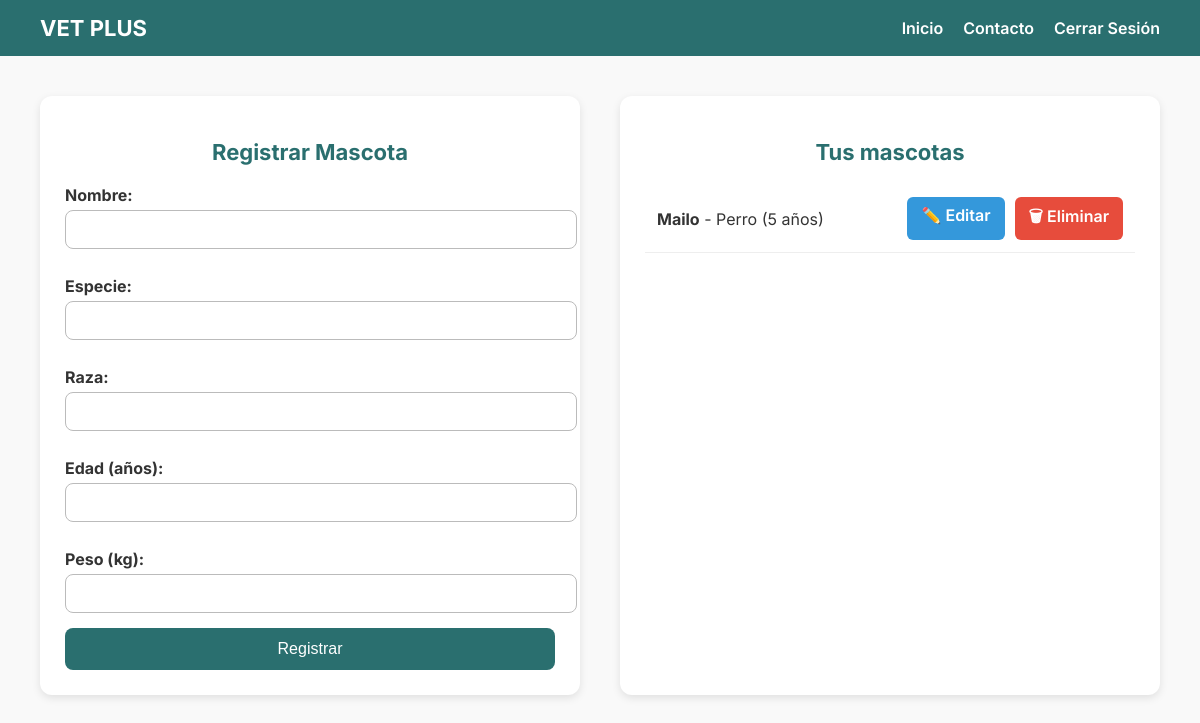
Page /pets (signed in) on the committed database.
### vetplus/models.py (models this page shows)
class Pet(db.Model):
    id = db.Column(db.Integer, primary_key = True)
    name = db.Column(db.String(100), nullable = False)
    species = db.Column(db.String(50), nullable = False)
    breed = db.Column(db.String(50), nullable = False)
    age = db.Column(db.Integer, nullable = False)
    weight = db.Column(db.Float, nullable = False)
    owner_id = db.Column(db.Integer, db.ForeignKey("user.id", ondelete = "CASCADE"), nullable = False)
    veterinarians = db.relationship(
        "User",
        secondary = vet_pet,
        back_populates = "patients"
    )

### vetplus/routes/pets.py (the view)
@pets_bp.route("/pets")
@login_required
def pet_list():
    if current_user.role == "owner":
        pets = Pet.query.filter_by(owner_id = current_user.id).all()
        return render_template("pets/manage_pets.html", pets = pets)
    else:
        return "Acceso no autorizado", 403

### vetplus/models.py (called while the page is built)
@login_manager.user_loader
def load_user(user_id):
    return User.query.get(int(user_id))

### templates/pets/manage_pets.html (shortened to what this page needs)
<!DOCTYPE html>
<html lang="es">
<head>
</head>
<body>
  <nav>
    <a href="#" class="logo">VET PLUS</a>
    <ul>
      <li><a href="{{ url_for('main.home') }}">Inicio</a></li>
      <li><a href="{{ url_for('main.contacto') }}">Contacto</a></li>
      <li><a href="{{ url_for('auth.logout') }}">Cerrar Sesión</a></li>
    </ul>
  </nav>
  <div class="container">
    <div class="form-section">
      <h2>Registrar Mascota</h2>
      <form action="{{ url_for('pets.add_pet') }}" method="POST">
        <label for="name">Nombre:</label>
        <input type="text" id="name" name="name" required>
        <label for="species">Especie:</label>
        <input type="text" id="species" name="species" required>
        <label for="breed">Raza:</label>
        <input type="text" id="breed" name="breed">
        <label for="age">Edad (años):</label>
        <input type="number" id="age" name="age" required>
        <label for="weight">Peso (kg):</label>
        <input type="number" step="0.1" id="weight" name="weight">
        <button type="submit">Registrar</button>
      </form>
    </div>
    <div class="list-section">
      <h2>Tus mascotas</h2>
      {% for pet in pets %}
      <div class="pet-item">
        <div class="pet-info">
          <strong>{{ pet.name }}</strong> - {{ pet.species }} ({{ pet.age }} años)
        </div>
        <div class="pet-actions">
          <a href="{{ url_for('pets.edit_pet', pet_id=pet.id) }}" class="btn-edit">✏️ Editar</a>
          <a href="{{ url_for('pets.delete_pet', pet_id=pet.id) }}" class="btn-delete">🗑 Eliminar</a>
        </div>
      </div>
      {% endfor %}
    </div>
  </div>
</body>
</html>

### templates/pets/manage_pets.html (style rules this page uses)
body { margin: 0; font-family: 'Inter', sans-serif; background-color: #f9f9f9; color: #333; }
nav { background-color: #2a6f6f; padding: 15px 40px; display: flex; justify-content: space-between; align-items: center; }
nav .logo { color: #fff; font-size: 22px; font-weight: bold; text-decoration: none; }
nav ul { list-style: none; display: flex; gap: 20px; margin: 0; padding: 0; }
nav ul li a { color: #fff; text-decoration: none; font-weight: 600; transition: color 0.3s; }
.container { display: flex; justify-content: space-between; padding: 40px; gap: 40px; }
.form-section, .list-section { background: #fff; border-radius: 12px; padding: 25px; flex: 1; box-shadow: 0px 3px 8px rgba(0,0,0,0.1); }
h2 { font-size: 22px; margin-bottom: 20px; color: #2a6f6f; text-align: center; }
form label { display: block; margin: 12px 0 5px; font-weight: bold; }
form input, form select { width: 100%; padding: 10px; border: 1px solid #bbb; border-radius: 8px; margin-bottom: 15px; font-size: 15px; }
form button { display: block; width: 100%; padding: 12px; border: none; border-radius: 8px; background: #2a6f6f; color: #fff; font-size: 16px; cursor: pointer; transition: background 0.3s; }
.pet-item { display: flex; justify-content: space-between; align-items: center; padding: 12px; border-bottom: 1px solid #eee; }
.pet-info { flex: 1; }
.pet-actions { display: flex; gap: 10px; }
.btn-edit, .btn-delete { padding: 8px 14px; border: none; border-radius: 6px; font-weight: 600; cursor: pointer; text-decoration: none; transition: 0.3s; }
.btn-edit { background: #3498db; color: #fff; }
.btn-delete { background: #e74c3c; color: #fff; }

### rows in the picture
Pet: name "Mailo", species "Perro", age "5"
